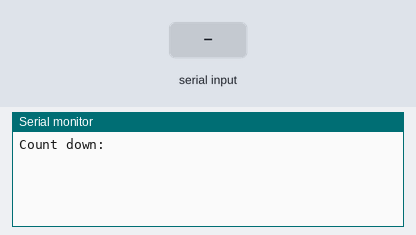
Recording of a sketch running on a simulated Arduino Uno, built with avr-gcc and run on an emulated ATmega328P. On the bench: the last lines printed to the serial monitor. The inputs (shaded band) are chosen by the test bench.

Above: at 1.2 s.
1.3 s: "1" received over Serial
At 3.7 s:
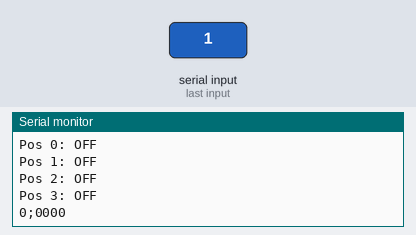
3.8 s: "90,45,200\n" received over the second serial link
At 5.6 s:
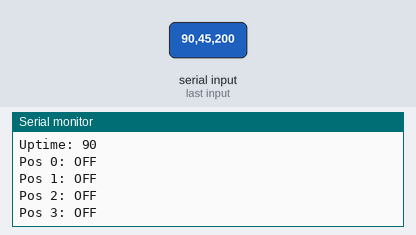
6.3 s: "90,45\n" received over Serial
9.3 s: "30,150,10\n" received over the second serial link
Timing chart, 0 to 11.8 s (numbered marks = the images above; inputs shaded):
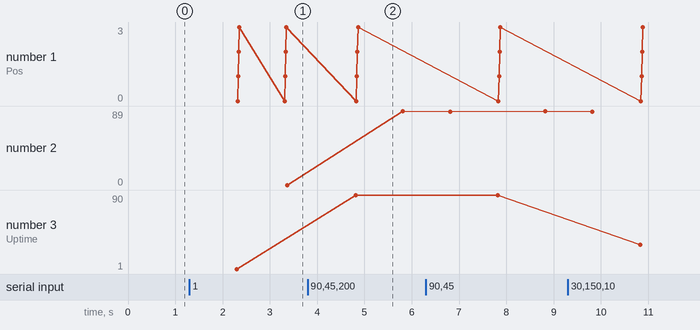

Measured:
- after the input at 1.3 s, the serial monitor: prints a new line after 1.0 s (image 1)
- after the input at 3.8 s, the serial monitor: prints a new line after 1.0 s (image 2)
- plotted number 2: 0 → 89 after the input at 3.8 s
- plotted number 3: 1 → 90 after the input at 3.8 s, 90 → 30 after the input at 9.3 s

The sketch:

parse.ino
```cpp
#include <stdio.h>
#include <string.h>

#include <SoftwareSerial.h>
SoftwareSerial bleSerial(2, 3); // RX, TX

// Main vars
int curTime = 0;
String relayStatus = "0000";
char sample[] = "0100;0000";


void setup() {
  // Open serial communications and wait for port to open:
  Serial.begin(9600);
  while (!Serial) {
    ; // wait for serial port to connect. Needed for native USB port only
  }

  // BLE configure
  bleSerial.begin(9600);

  // send an intro:
  Serial.println("Count down:");
}

void loop() {
  // Get a command
  if (Serial.available()) {
    inputParse(Serial.readString());
    updateGPIO(relayStatus);
  }

  if (bleSerial.available()) {
    inputParse(bleSerial.readString());
    updateGPIO(relayStatus);
  }


  if (curTime > 0) {
    delay(1000);
    curTime--;
    if (! curTime > 0) {
      relayStatus = "0000";
      updateGPIO(relayStatus);
    }
    Serial.println(String(curTime) + ";" + relayStatus);
  }


}


int inputParse(String input) {

  Serial.println(input);

  char delimiter[] = ";";
  char* ptr;
  char buf[sizeof(sample)];

  input.toCharArray(buf, sizeof(buf));

  // Get TimeOut
  ptr = strtok(buf, delimiter);
  if (ptr != NULL) {
    curTime = String(ptr).toInt();
    Serial.println("Uptime: " + String(curTime));
  }

  // Get Gpio Status
  ptr = strtok (NULL, delimiter);
  if (ptr != NULL) {
    relayStatus = String(ptr);
    Serial.println("Relay status: " + relayStatus);
  }

}


int updateGPIO(String status) {

  bleSerial.print(status);

  for (int index=0 ; index < status.length() ; index++ )

    if (status.charAt(index) == '1' ){
      Serial.println("Pos "+String(index)+ ": ON ");
    } else {
      Serial.println("Pos "+String(index)+ ": OFF ");
   }

}
```
